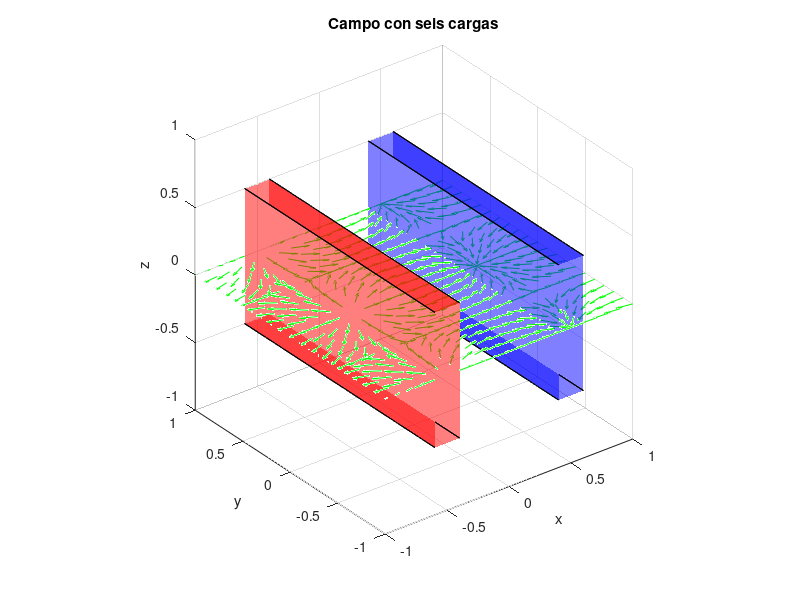

The MATLAB source for this figure:
q1 = 1;
q2 = -1;
q3 = 1;
q4 = -1;
q5 = 1;
q6 = -1;
d = 0.5;
[x, y] = meshgrid(-1:0.1:1, -1:0.1:1); 
z = zeros(size(x));

x1 = -d; y1 = -1;
x2 = d;  y2 = -1;
x3 = -d; y3 = 0;
x4 = d;  y4 = 0;
x5 = -d; y5 = 1;
x6 = d;  y6 = 1;

% ------- q1 -------
rx1 = x - x1;
ry1 = y - y1;
r1 = sqrt((rx1.^2) + (ry1.^2));

% -> E1
ex1 = (q1./(r1.^3)) .* rx1;
ey1 = (q1./(r1.^3)) .* ry1;

% ------- q2 -------
rx2 = x - x2;
ry2 = y - y2;
r2 = sqrt((rx2.^2) + (ry2.^2));

% -> E2
ex2 = q2./(r2.^3) .* rx2;
ey2 = q2./(r2.^3) .* ry2;

% ------- q3 -------
rx3 = x - x3;
ry3 = y - y3;
r3 = sqrt((rx3.^2) + (ry3.^2));

% -> E3
ex3 = q3./(r3.^3) .* rx3;
ey3 = q3./(r3.^3) .* ry3;

% ------- q4 -------
rx4 = x - x4;
ry4 = y - y4;
r4 = sqrt((rx4.^2) + (ry4.^2));

% -> E4
ex4 = q4./(r4.^3) .* rx4;
ey4 = q4./(r4.^3) .* ry4;

% ------- q5 -------
rx5 = x - x5;
ry5 = y - y5;
r5 = sqrt((rx5.^2) + (ry5.^2));

% -> E5
ex5 = q5./(r5.^3) .* rx5;
ey5 = q5./(r5.^3) .* ry5;

% ------- q6 -------
rx6 = x - x6;
ry6 = y - y6;
r6 = sqrt((rx6.^2) + (ry6.^2));

% -> E6
ex6 = q6./(r6.^3) .* rx6;
ey6 = q6./(r6.^3) .* ry6;

% ------- Campo Electrico Final -------

ex = ex1 + ex2 + ex3 + ex4 + ex5 + ex6;
ey = ey1 + ey2 + ey3 + ey4 + ey5 + ey6;
ez = zeros(size(ex));


% ------- Magnitudes del campo electrico -------

em = sqrt((ex.^2)+(ey.^2)+(ez.^2));

% ------- Campo Electrico Normalizado -------

exn = ex./em;
eyn = ey./em;
ezn = zeros(size(exn));


% ------- QUIVER -------
figure 
hold on
axis equal
view(3)
axis([-1 1 -1 1 -1 1])
grid on
quiver3(x, y, z, exn, eyn, ezn, 'g') 
title('Campo con seis cargas')
xlabel('x')
ylabel('y')
zlabel('z')


v = 0.5;

function vertices = crear_prisma(xc, yc, zc, ancho, largo, v)

    vertices = [
        -v*ancho+xc, -v*largo+yc, -v+zc;
        -v*ancho+xc,  v*largo+yc, -v+zc;
         v*ancho+xc,  v*largo+yc, -v+zc;
         v*ancho+xc, -v*largo+yc, -v+zc;
        -v*ancho+xc, -v*largo+yc,  v+zc;
        -v*ancho+xc,  v*largo+yc,  v+zc;
         v*ancho+xc,  v*largo+yc,  v+zc;
         v*ancho+xc, -v*largo+yc,  v+zc];
end 


% desplazamiento global
dx= -0.5;
dy = 0;
dz = 0;

% dimensiones de placas 
largo_roja = 3;
largo_azul = 3;
ancho = -0.2;


% posiciones de las placas en x 
x_roja = -d;
x_azul = d;


%caras de la caja 
caras = [1 2 3 4;
         2 6 7 3;
         4 3 7 8;
         1 5 8 4;
         1 2 6 5;
         5 6 7 8];

% placa roja 
vertices_roja = crear_prisma(x_roja, dy, dz, ancho, largo_roja, v);
% placa azul 
vertices_azul = crear_prisma(x_azul, dy, dz, ancho, largo_azul, v);

% dibujar placas
patch('Faces', caras,'Vertices', vertices_roja,'FaceColor','r','FaceAlpha',0.5);
patch('Faces', caras,'Vertices', vertices_azul,'FaceColor','b','FaceAlpha',0.5);
